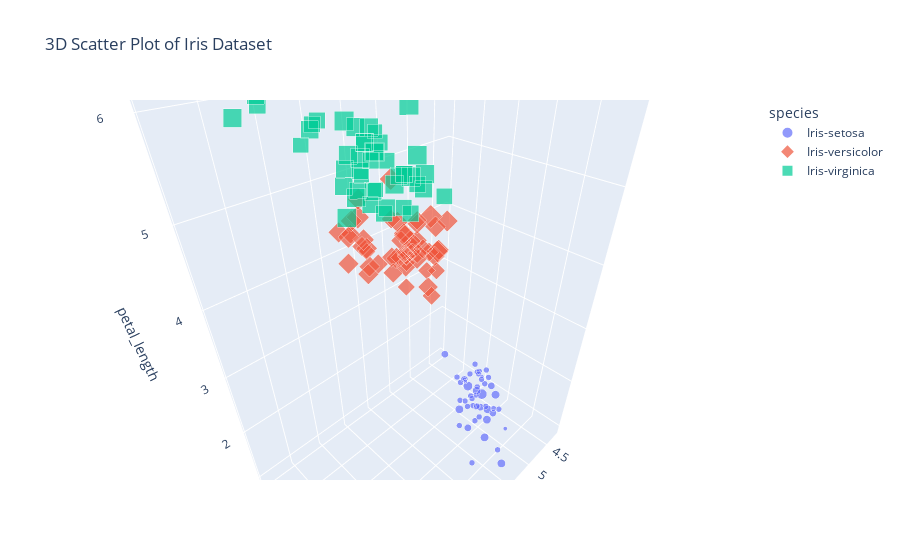

Source (notebook cell):
### Code cell
#3d scatter plot
fig = px.scatter_3d(df, x='sepal_length', y='sepal_width', z='petal_length',
                    color='species', size='petal_width', symbol='species',
                    title="3D Scatter Plot of Iris Dataset")
fig.show()

### Figure 1 — Plotly figure (JSON) as saved in the notebook; plotly's stock layout.template omitted (floating-point values rounded to 4 significant figures)
{"data": [{"hovertemplate": "species=Iris-setosa<br>sepal_length=%{x}<br>sepal_width=%{y}<br>petal_length=%{z}<br>petal_width=%{marker.size}<extra></extra>", "legendgroup": "Iris-setosa", "marker": {"color": "#636efa", "size": [0.2, 0.2, 0.2, 0.2, 0.2, 0.4, 0.3, 0.2, 0.2, 0.1, 0.2, 0.2, 0.1, 0.1, 0.2, 0.4, 0.4, 0.3, 0.3, 0.3, 0.2, 0.4, 0.2, 0.5, 0.2, 0.2, 0.4, 0.2, 0.2, 0.2, 0.2, 0.4, 0.1, 0.2, 0.1, 0.2, 0.2, 0.1, 0.2, 0.2, 0.3, 0.3, 0.2, 0.6, 0.4, 0.3, 0.2, 0.2, 0.2, 0.2], "sizemode": "area", "sizeref": 0.00625, "symbol": "circle"}, "mode": "markers", "name": "Iris-setosa", "scene": "scene", "showlegend": true, "type": "scatter3d", "x": [5.1, 4.9, 4.7, 4.6, 5, 5.4, 4.6, 5, 4.4, 4.9, 5.4, 4.8, 4.8, 4.3, 5.8, 5.7, 5.4, 5.1, 5.7, 5.1, 5.4, 5.1, 4.6, 5.1, 4.8, 5, 5, 5.2, 5.2, 4.7, 4.8, 5.4, 5.2, 5.5, 4.9, 5, 5.5, 4.9, 4.4, 5.1, 5, 4.5, 4.4, 5, 5.1, 4.8, 5.1, 4.6, 5.3, 5], "y": [3.5, 3, 3.2, 3.1, 3.6, 3.9, 3.4, 3.4, 2.9, 3.1, 3.7, 3.4, 3, 3, 4, 4.4, 3.9, 3.5, 3.8, 3.8, 3.4, 3.7, 3.6, 3.3, 3.4, 3, 3.4, 3.5, 3.4, 3.2, 3.1, 3.4, 4.1, 4.2, 3.1, 3.2, 3.5, 3.1, 3, 3.4, 3.5, 2.3, 3.2, 3.5, 3.8, 3, 3.8, 3.2, 3.7, 3.3], "z": [1.4, 1.4, 1.3, 1.5, 1.4, 1.7, 1.4, 1.5, 1.4, 1.5, 1.5, 1.6, 1.4, 1.1, 1.2, 1.5, 1.3, 1.4, 1.7, 1.5, 1.7, 1.5, 1, 1.7, 1.9, 1.6, 1.6, 1.5, 1.4, 1.6, 1.6, 1.5, 1.5, 1.4, 1.5, 1.2, 1.3, 1.5, 1.3, 1.5, 1.3, 1.3, 1.3, 1.6, 1.9, 1.4, 1.6, 1.4, 1.5, 1.4]}, {"hovertemplate": "species=Iris-versicolor<br>sepal_length=%{x}<br>sepal_width=%{y}<br>petal_length=%{z}<br>petal_width=%{marker.size}<extra></extra>", "legendgroup": "Iris-versicolor", "marker": {"color": "#EF553B", "size": [1.4, 1.5, 1.5, 1.3, 1.5, 1.3, 1.6, 1, 1.3, 1.4, 1, 1.5, 1, 1.4, 1.3, 1.4, 1.5, 1, 1.5, 1.1, 1.8, 1.3, 1.5, 1.2, 1.3, 1.4, 1.4, 1.7, 1.5, 1, 1.1, 1, 1.2, 1.6, 1.5, 1.6, 1.5, 1.3, 1.3, 1.3, 1.2, 1.4, 1.2, 1, 1.3, 1.2, 1.3, 1.3, 1.1, 1.3], "sizemode": "area", "sizeref": 0.00625, "symbol": "diamond"}, "mode": "markers", "name": "Iris-versicolor", "scene": "scene", "showlegend": true, "type": "scatter3d", "x": [7, 6.4, 6.9, 5.5, 6.5, 5.7, 6.3, 4.9, 6.6, 5.2, 5, 5.9, 6, 6.1, 5.6, 6.7, 5.6, 5.8, 6.2, 5.6, 5.9, 6.1, 6.3, 6.1, 6.4, 6.6, 6.8, 6.7, 6, 5.7, 5.5, 5.5, 5.8, 6, 5.4, 6, 6.7, 6.3, 5.6, 5.5, 5.5, 6.1, 5.8, 5, 5.6, 5.7, 5.7, 6.2, 5.1, 5.7], "y": [3.2, 3.2, 3.1, 2.3, 2.8, 2.8, 3.3, 2.4, 2.9, 2.7, 2, 3, 2.2, 2.9, 2.9, 3.1, 3, 2.7, 2.2, 2.5, 3.2, 2.8, 2.5, 2.8, 2.9, 3, 2.8, 3, 2.9, 2.6, 2.4, 2.4, 2.7, 2.7, 3, 3.4, 3.1, 2.3, 3, 2.5, 2.6, 3, 2.6, 2.3, 2.7, 3, 2.9, 2.9, 2.5, 2.8], "z": [4.7, 4.5, 4.9, 4, 4.6, 4.5, 4.7, 3.3, 4.6, 3.9, 3.5, 4.2, 4, 4.7, 3.6, 4.4, 4.5, 4.1, 4.5, 3.9, 4.8, 4, 4.9, 4.7, 4.3, 4.4, 4.8, 5, 4.5, 3.5, 3.8, 3.7, 3.9, 5.1, 4.5, 4.5, 4.7, 4.4, 4.1, 4, 4.4, 4.6, 4, 3.3, 4.2, 4.2, 4.2, 4.3, 3, 4.1]}, {"hovertemplate": "species=Iris-virginica<br>sepal_length=%{x}<br>sepal_width=%{y}<br>petal_length=%{z}<br>petal_width=%{marker.size}<extra></extra>", "legendgroup": "Iris-virginica", "marker": {"color": "#00cc96", "size": [2.5, 1.9, 2.1, 1.8, 2.2, 2.1, 1.7, 1.8, 1.8, 2.5, 2, 1.9, 2.1, 2, 2.4, 2.3, 1.8, 2.2, 2.3, 1.5, 2.3, 2, 2, 1.8, 2.1, 1.8, 1.8, 1.8, 2.1, 1.6, 1.9, 2, 2.2, 1.5, 1.4, 2.3, 2.4, 1.8, 1.8, 2.1, 2.4, 2.3, 1.9, 2.3, 2.5, 2.3, 1.9, 2, 2.3, 1.8], "sizemode": "area", "sizeref": 0.00625, "symbol": "square"}, "mode": "markers", "name": "Iris-virginica", "scene": "scene", "showlegend": true, "type": "scatter3d", "x": [6.3, 5.8, 7.1, 6.3, 6.5, 7.6, 4.9, 7.3, 6.7, 7.2, 6.5, 6.4, 6.8, 5.7, 5.8, 6.4, 6.5, 7.7, 7.7, 6, 6.9, 5.6, 7.7, 6.3, 6.7, 7.2, 6.2, 6.1, 6.4, 7.2, 7.4, 7.9, 6.4, 6.3, 6.1, 7.7, 6.3, 6.4, 6, 6.9, 6.7, 6.9, 5.8, 6.8, 6.7, 6.7, 6.3, 6.5, 6.2, 5.9], "y": [3.3, 2.7, 3, 2.9, 3, 3, 2.5, 2.9, 2.5, 3.6, 3.2, 2.7, 3, 2.5, 2.8, 3.2, 3, 3.8, 2.6, 2.2, 3.2, 2.8, 2.8, 2.7, 3.3, 3.2, 2.8, 3, 2.8, 3, 2.8, 3.8, 2.8, 2.8, 2.6, 3, 3.4, 3.1, 3, 3.1, 3.1, 3.1, 2.7, 3.2, 3.3, 3, 2.5, 3, 3.4, 3], "z": [6, 5.1, 5.9, 5.6, 5.8, 6.6, 4.5, 6.3, 5.8, 6.1, 5.1, 5.3, 5.5, 5, 5.1, 5.3, 5.5, 6.7, 6.9, 5, 5.7, 4.9, 6.7, 4.9, 5.7, 6, 4.8, 4.9, 5.6, 5.8, 6.1, 6.4, 5.6, 5.1, 5.6, 6.1, 5.6, 5.5, 4.8, 5.4, 5.6, 5.1, 5.1, 5.9, 5.7, 5.2, 5, 5.2, 5.4, 5.1]}], "layout": {"autosize": true, "legend": {"itemsizing": "constant", "title": {"text": "species"}, "tracegroupgap": 0}, "scene": {"aspectmode": "auto", "aspectratio": {"x": 0.9709, "y": 0.6473, "z": 1.591}, "camera": {"center": {"x": 0, "y": 0, "z": 0}, "eye": {"x": 0.7629, "y": 0.7629, "z": 0.7629}, "projection": {"type": "perspective"}, "up": {"x": 0.008344, "y": -0.008274, "z": 0.9999}}, "domain": {"x": [0, 1], "y": [0, 1]}, "xaxis": {"title": {"text": "sepal_length"}, "type": "linear"}, "yaxis": {"title": {"text": "sepal_width"}, "type": "linear"}, "zaxis": {"title": {"text": "petal_length"}, "type": "linear"}}, "title": {"text": "3D Scatter Plot of Iris Dataset"}}}
